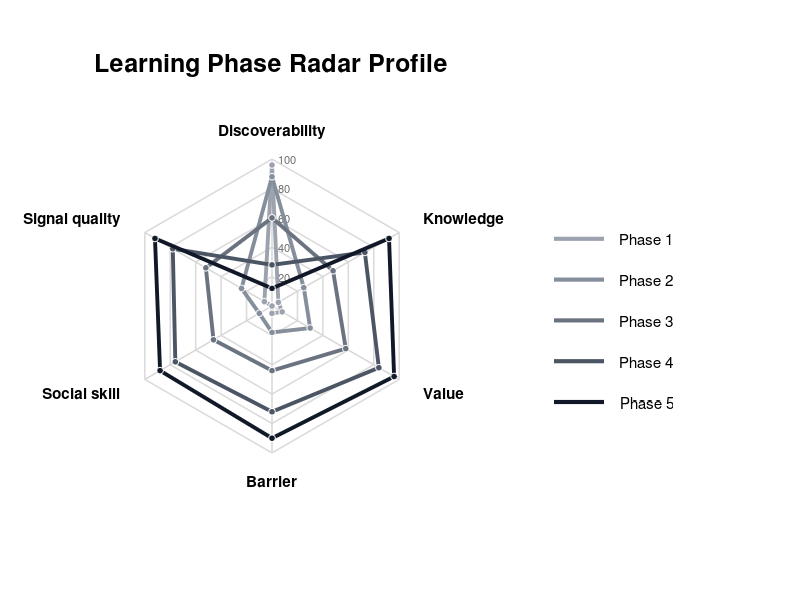

This chart was generated by the following MATLAB code: (Note: this script raises an error after producing the figure.)
% Render only option 8 for the "Learning is a Skill" blog.
%
% Run with MATLAB:
%   run("matlab/learning-is-a-skill-option-08.m")
%
% Run with Octave:
%   octave --no-gui --quiet matlab/learning-is-a-skill-option-08.m

clear;
close all;
clc;

set(0, 'defaultfigurevisible', 'off');

scriptPath = mfilename('fullpath');
if isempty(scriptPath)
    scriptDir = pwd;
else
    scriptDir = fileparts(scriptPath);
end

outputDir = fullfile(scriptDir, 'learning-is-a-skill-graph-exports');
if ~exist(outputDir, 'dir')
    mkdir(outputDir);
end

phaseShort = {'Phase 1', 'Phase 2', 'Phase 3', 'Phase 4', 'Phase 5'};
knowledge = [5, 25, 48, 73, 92];
discoverability = [96, 88, 60, 28, 12];
signal = [6, 24, 52, 78, 92];
social = [0, 10, 46, 76, 88];
barrier = [5, 18, 44, 72, 90];
value = [8, 30, 58, 84, 96];
metrics = [knowledge; discoverability; signal; social; barrier; value];
metricLabels = {'Knowledge', 'Discoverability', 'Signal quality', 'Social skill', 'Barrier', 'Value'};

palette = [
    0.612, 0.639, 0.686
    0.522, 0.557, 0.608
    0.420, 0.447, 0.502
    0.294, 0.333, 0.388
    0.067, 0.094, 0.153
];

fig = figure('Color', 'w', 'Position', [100, 100, 1400, 850]);

radarAx = axes('Position', [0.07, 0.10, 0.54, 0.78]);
axes(radarAx);

nMetrics = numel(metricLabels);
theta = pi / 6 + linspace(0, 2*pi, nMetrics + 1);
centerX = 0.50;
centerY = 0.50;
radarRadius = 0.34;

hold on;

% Solid grid lines avoid the dropped dotted-line artifacts seen in Octave's
% gnuplot renderer.
for radius = 20:20:100
    ringX = centerX + radarRadius * radius / 100 * cos(theta);
    ringY = centerY + radarRadius * radius / 100 * sin(theta);
    line(ringX, ringY, 'Color', [0.86, 0.86, 0.86], 'LineWidth', 1.15);
    text(centerX + 0.014, centerY + radarRadius * radius / 100, sprintf('%d', radius), 'Color', [0.42, 0.42, 0.42], 'FontSize', 8);
end

for i = 1:nMetrics
    axisX = centerX + radarRadius * cos(theta(i));
    axisY = centerY + radarRadius * sin(theta(i));
    labelX = centerX + radarRadius * 1.19 * cos(theta(i));
    labelY = centerY + radarRadius * 1.19 * sin(theta(i));
    if cos(theta(i)) > 0.25
        align = 'left';
    elseif cos(theta(i)) < -0.25
        align = 'right';
    else
        align = 'center';
    end
    line([centerX, axisX], [centerY, axisY], 'Color', [0.84, 0.84, 0.84], 'LineWidth', 1.05);
    text(labelX, labelY, metricLabels{i}, 'HorizontalAlignment', align, 'FontWeight', 'bold', 'FontSize', 11);
end

for i = 1:5
    values = [metrics(:, i); metrics(1, i)];
    polyX = centerX + radarRadius * (values' / 100) .* cos(theta);
    polyY = centerY + radarRadius * (values' / 100) .* sin(theta);
    for segment = 1:nMetrics
        line(polyX(segment:segment + 1), polyY(segment:segment + 1), 'Color', palette(i, :), 'LineWidth', 2.8);
    end
    scatter(polyX(1:end-1), polyY(1:end-1), 24, palette(i, :), 'filled', 'MarkerEdgeColor', [1, 1, 1]);
end

hold off;
axis([0, 1, 0, 1]);
axis square;
axis off;
title('Learning Phase Radar Profile', 'FontSize', 18, 'FontWeight', 'bold');

legendAx = axes('Position', [0.68, 0.31, 0.25, 0.40]);
axes(legendAx);
hold on;
for i = 1:5
    yLegend = 0.90 - 0.17 * i;
    line([0.05, 0.30], [yLegend, yLegend], 'Color', palette(i, :), 'LineWidth', 3.0);
    text(0.38, yLegend, phaseShort{i}, 'VerticalAlignment', 'middle', 'FontSize', 11);
end
hold off;
axis([0, 1, 0, 1]);
axis off;

outputPath = fullfile(outputDir, '08-phase-radar-profile.png');
if exist('OCTAVE_VERSION', 'builtin')
    print(fig, outputPath, '-dpngcairo', '-r180');
else
    exportgraphics(fig, outputPath, 'Resolution', 180);
end
cleanOutputPath = fullfile(outputDir, 'learning-phase-radar-profile.png');
copyfile(outputPath, cleanOutputPath);
close(fig);

fprintf('Saved %s\n', outputPath);
fprintf('Saved %s\n', cleanOutputPath);
